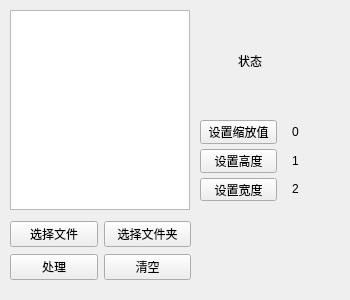
<?xml version="1.0" encoding="UTF-8"?>
<ui version="4.0">
 <class>Form</class>
 <widget class="QWidget" name="Form">
  <property name="geometry">
   <rect>
    <x>0</x>
    <y>0</y>
    <width>350</width>
    <height>300</height>
   </rect>
  </property>
  <property name="windowTitle">
   <string>Form</string>
  </property>
  <widget class="QTextEdit" name="textEdit">
   <property name="geometry">
    <rect>
     <x>10</x>
     <y>10</y>
     <width>180</width>
     <height>200</height>
    </rect>
   </property>
  </widget>
  <widget class="QWidget" name="gridLayoutWidget">
   <property name="geometry">
    <rect>
     <x>10</x>
     <y>220</y>
     <width>181</width>
     <height>61</height>
    </rect>
   </property>
   <layout class="QGridLayout" name="gridLayout">
    <item row="1" column="0">
     <widget class="QPushButton" name="select_file">
      <property name="text">
       <string>选择文件</string>
      </property>
     </widget>
    </item>
    <item row="1" column="1">
     <widget class="QPushButton" name="select_folder">
      <property name="text">
       <string>选择文件夹</string>
      </property>
     </widget>
    </item>
    <item row="2" column="0">
     <widget class="QPushButton" name="pushButton_3">
      <property name="text">
       <string>处理</string>
      </property>
     </widget>
    </item>
    <item row="2" column="1">
     <widget class="QPushButton" name="pushButton_4">
      <property name="text">
       <string>清空</string>
      </property>
     </widget>
    </item>
   </layout>
  </widget>
  <widget class="QWidget" name="verticalLayoutWidget">
   <property name="geometry">
    <rect>
     <x>200</x>
     <y>120</y>
     <width>77</width>
     <height>81</height>
    </rect>
   </property>
   <layout class="QVBoxLayout" name="verticalLayout">
    <property name="spacing">
     <number>5</number>
    </property>
    <item>
     <widget class="QPushButton" name="set_value_zoom">
      <property name="text">
       <string>设置缩放值</string>
      </property>
     </widget>
    </item>
    <item>
     <widget class="QPushButton" name="set_value_height">
      <property name="text">
       <string>设置高度</string>
      </property>
     </widget>
    </item>
    <item>
     <widget class="QPushButton" name="set_value_width">
      <property name="text">
       <string>设置宽度</string>
      </property>
     </widget>
    </item>
   </layout>
  </widget>
  <widget class="QWidget" name="verticalLayoutWidget_2">
   <property name="geometry">
    <rect>
     <x>280</x>
     <y>120</y>
     <width>31</width>
     <height>81</height>
    </rect>
   </property>
   <layout class="QVBoxLayout" name="verticalLayout_2">
    <property name="spacing">
     <number>5</number>
    </property>
    <item>
     <widget class="QLabel" name="value_zoom">
      <property name="text">
       <string>0</string>
      </property>
      <property name="alignment">
       <set>Qt::AlignCenter</set>
      </property>
     </widget>
    </item>
    <item>
     <widget class="QLabel" name="value_height">
      <property name="text">
       <string>1</string>
      </property>
      <property name="textFormat">
       <enum>Qt::AutoText</enum>
      </property>
      <property name="alignment">
       <set>Qt::AlignCenter</set>
      </property>
     </widget>
    </item>
    <item>
     <widget class="QLabel" name="value_width">
      <property name="text">
       <string>2</string>
      </property>
      <property name="alignment">
       <set>Qt::AlignCenter</set>
      </property>
     </widget>
    </item>
   </layout>
  </widget>
  <widget class="QLabel" name="label">
   <property name="geometry">
    <rect>
     <x>200</x>
     <y>20</y>
     <width>100</width>
     <height>81</height>
    </rect>
   </property>
   <property name="text">
    <string>状态</string>
   </property>
   <property name="scaledContents">
    <bool>false</bool>
   </property>
   <property name="alignment">
    <set>Qt::AlignCenter</set>
   </property>
  </widget>
 </widget>
 <resources/>
 <connections/>
</ui>
